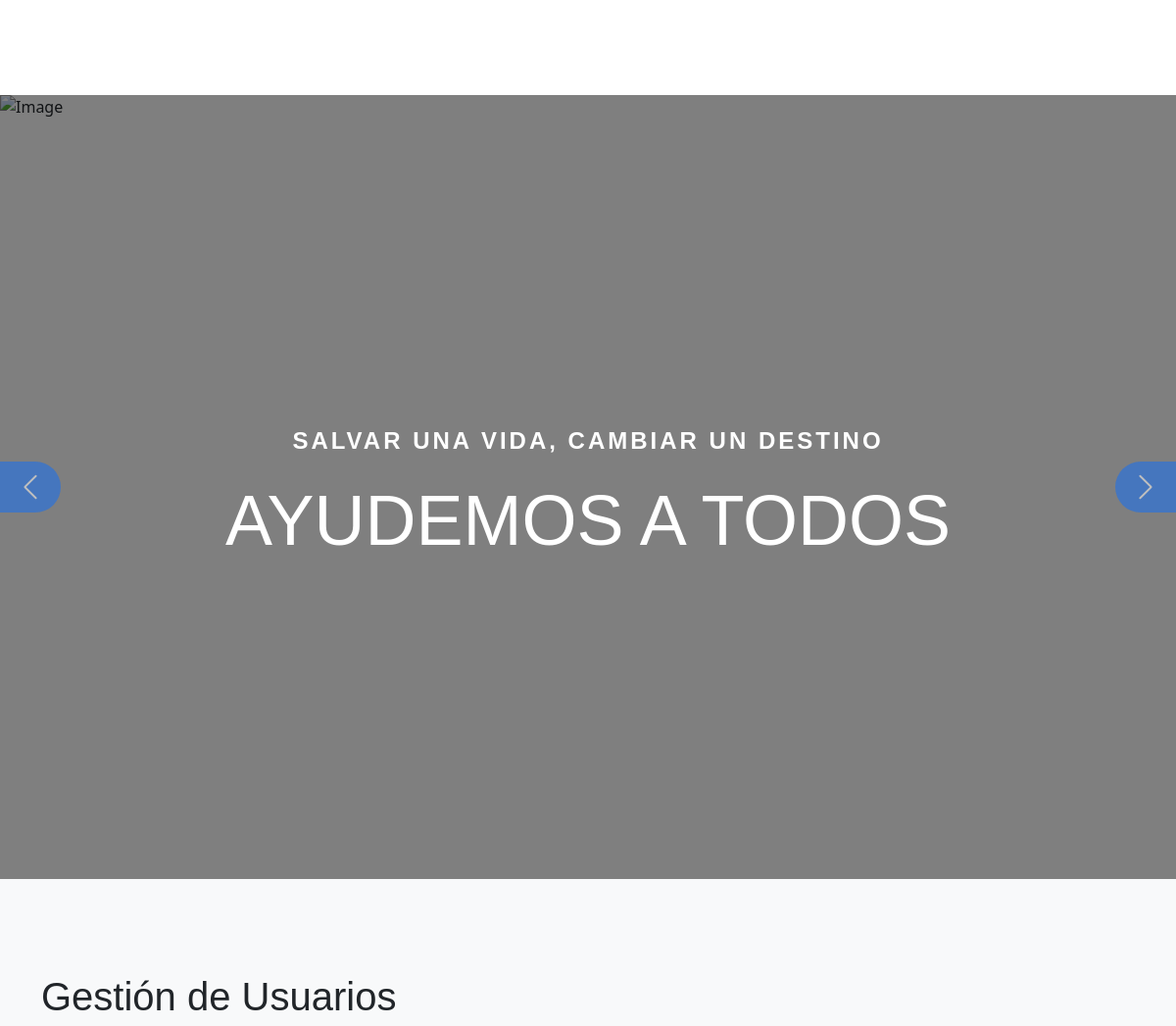
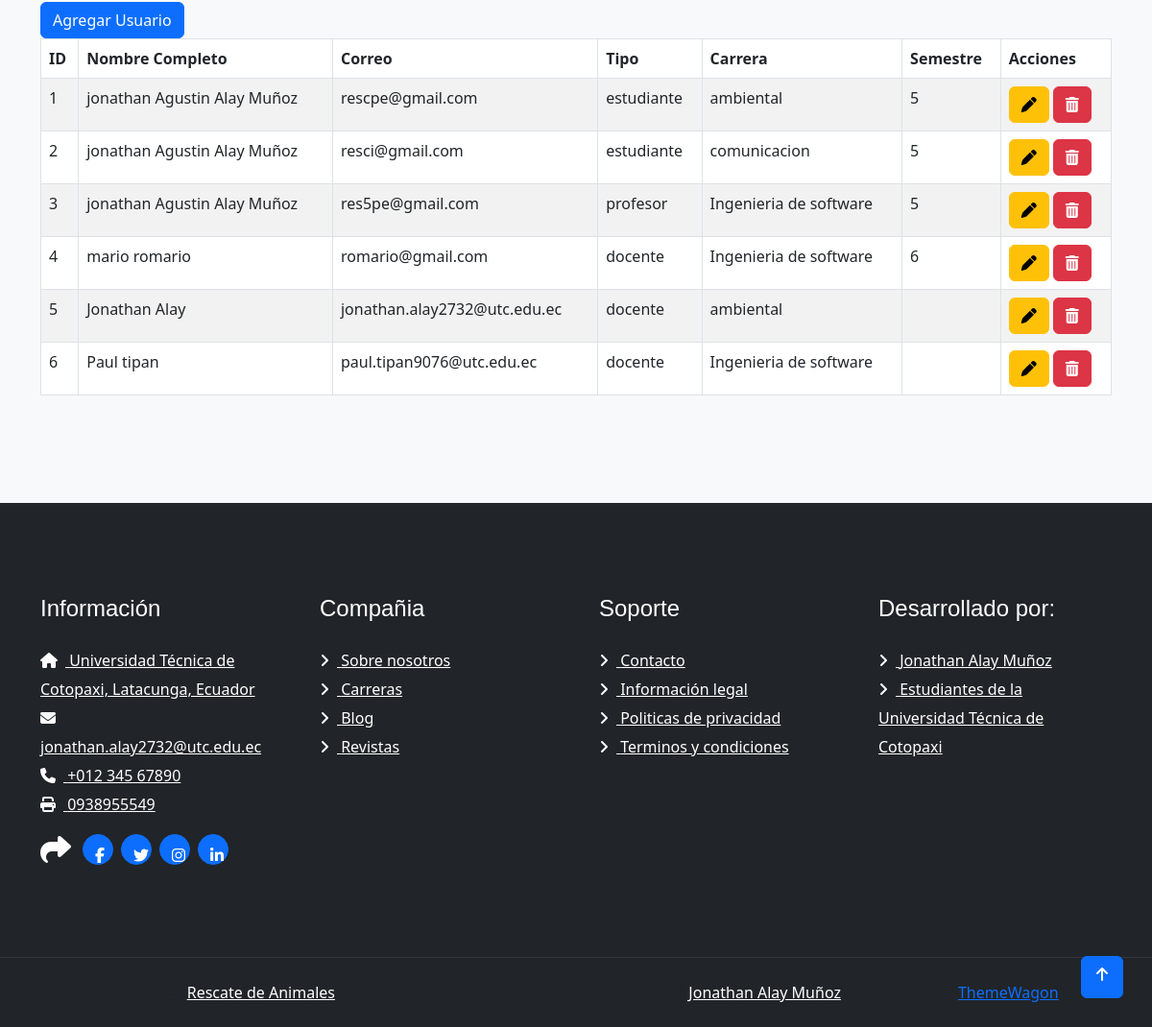
Page /usuario on the committed database (2 pictures, top to bottom).
### Aplicaciones/Eventos/models.py (models this page shows, shortened)
class Usuario(models.Model):
    nombre_completo = models.CharField(max_length=100)
    correo = models.EmailField(unique=True)
    clave = models.CharField(max_length=100)
    tipo = models.CharField(max_length=20)  # estudiante, docente, admin
    carrera = models.ForeignKey(Carrera, on_delete=models.SET_NULL, null=True)
    semestre = models.CharField(max_length=10)

class Carrera(models.Model):
    nombre = models.CharField(max_length=100)
    def __str__(self):
        return self.nombre

### Aplicaciones/Eventos/views.py (the view)
# urls.py: path('usuario', views.usuario, name='usuario'),
def usuario(request):
    registros = Usuario.objects.all()
    return render(request, "usuario.html", {'usuarios': registros})

### Aplicaciones/Eventos/templates/usuario.html (shortened to what this page needs)
{% extends './plantilla.html' %}
{% load static %}
{% block contenido %}
    <h1>Gestión de Usuarios</h1>
    <a class="btn btn-primary" href="/nuevoUsuario">Agregar Usuario</a>
    <table class="table table-bordered table-striped table-hover" id="tbl_usuarios">
        <thead>
            <tr>
                <th>ID</th>
                <th>Nombre Completo</th>
                <th>Correo</th>
                <th>Tipo</th>
                <th>Carrera</th>
                <th>Semestre</th>
                <th>Acciones</th>
            </tr>
        </thead>
        <tbody>
            {% for usuario in usuarios %}
                <tr>
                    <td>{{ usuario.id }}</td>
                    <td>{{ usuario.nombre_completo }}</td>
                    <td>{{ usuario.correo }}</td>
                    <td>{{ usuario.tipo }}</td>
                    <td>{{ usuario.carrera }}</td>
                    <td>{{ usuario.semestre }}</td>
                    <td>
                        <a class="btn btn-warning" href="/editarUsuario/{{ usuario.id }}"><i class ="fa fa-pen"> </i></a>
                        <a class="btn btn-danger" href="#" onclick="eliminarUsuario({{ usuario.id }})"><i class ="fa fa-trash"> </i></a>
                    </td>
                </tr>
            {% endfor %}
        </tbody>
    </table>
{% endblock %}

### GestionJA/static/plantilla/travela/css/style.css (style rules this page uses)
.btn { font-weight: 600; transition: .5s; }
.btn.btn-primary { box-shadow: inset 0 0 0 0 var(--bs-primary); }

### rows in the picture
Usuario: id "1", nombre_completo "jonathan Agustin Alay Muñoz", correo "rescpe@gmail.com", tipo "estudiante", carrera "ambiental", semestre "5"
Usuario: id "2", nombre_completo "jonathan Agustin Alay Muñoz", correo "resci@gmail.com", tipo "estudiante", carrera "comunicacion", semestre "5"
Usuario: id "3", nombre_completo "jonathan Agustin Alay Muñoz", correo "res5pe@gmail.com", tipo "profesor", carrera "Ingenieria de software", semestre "5"
Usuario: id "4", nombre_completo "mario romario", correo "romario@gmail.com", tipo "docente", carrera "Ingenieria de software", semestre "6"
Usuario: id "5", nombre_completo "Jonathan Alay", correo "jonathan.alay2732@utc.edu.ec", tipo "docente", carrera "ambiental"
Usuario: id "6", nombre_completo "Paul tipan", correo "paul.tipan9076@utc.edu.ec", tipo "docente", carrera "Ingenieria de software"
